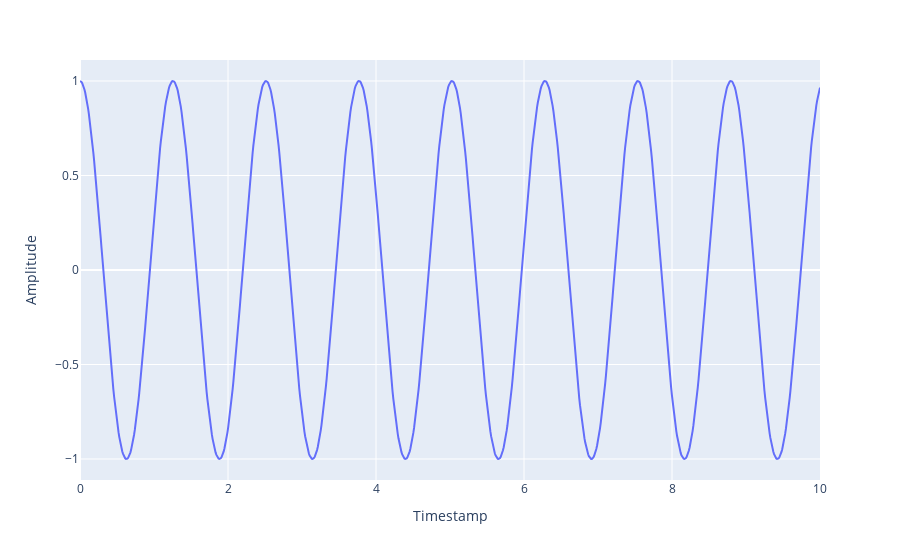

Source (notebook cell):
### Markdown cell above
As a warm-up, recall that a function is periodic with period $T > 0$ if $f(t + T) = f(t)$ for all $t \in \mathbb{R}$. For example, consider the function $f(t) = \cos(5 t)$ which can be visualised as follows:

### Code cell
import numpy as np
import pandas as pd

pd.options.plotting.backend = "plotly"

x_periodic = np.linspace(0, 10, 1000)
y_periodic = np.cos(5 * x_periodic)

ts_periodic = pd.DataFrame({"Timestamp": x_periodic, "Amplitude": y_periodic})
ts_periodic.plot(x="Timestamp", y="Amplitude")

### Figure 1 — Plotly figure (JSON) as saved in the notebook; plotly's stock layout.template omitted (floating-point values rounded to 4 significant figures; data arrays with more than 128 entries replaced by an {"elided": "..."} marker saying what was removed)
{"data": [{"hovertemplate": "Timestamp=%{x}<br>Amplitude=%{y}<extra></extra>", "legendgroup": "", "line": {"color": "#636efa", "dash": "solid"}, "mode": "lines", "name": "", "orientation": "v", "showlegend": false, "type": "scatter", "x": {"elided": "1000 float values"}, "xaxis": "x", "y": {"elided": "1000 float values"}, "yaxis": "y"}], "layout": {"autosize": true, "legend": {"tracegroupgap": 0}, "margin": {"t": 60}, "xaxis": {"anchor": "y", "autorange": true, "domain": [0, 1], "range": [0, 10], "title": {"text": "Timestamp"}, "type": "linear"}, "yaxis": {"anchor": "x", "autorange": true, "domain": [0, 1], "range": [-1.111, 1.111], "title": {"text": "Amplitude"}, "type": "linear"}}}
